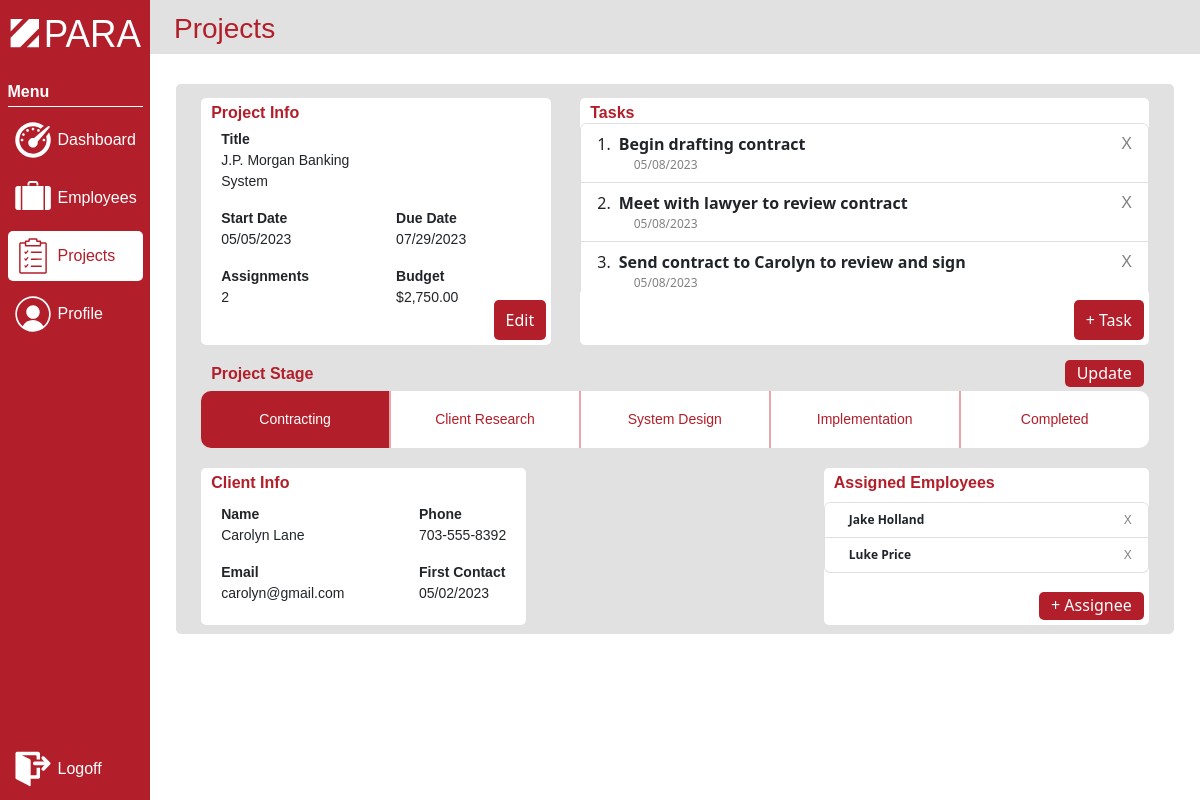
Page /projects/project-information/3 (signed in) on the committed database.
### models.py (models this page shows, shortened)
class Project(db.Model):
    __tablename__ = "project"
    project_id = db.Column(db.Integer, primary_key=True)
    manager_id = db.Column(db.Integer, db.ForeignKey('manager.manager_id'), nullable=False)
    client_id = db.Column(db.Integer, db.ForeignKey('client.client_id'), nullable=False)
    start_date = db.Column(db.DateTime, nullable=False)
    description = db.Column(db.String(100), nullable=False)
    end_date = db.Column(db.DateTime, nullable=False)
    budget = db.Column(db.Float, nullable=False)
    tasks = db.relationship('Task', cascade="all, delete", backref='tasks')
    project_assignments = db.relationship('Assignment', cascade="all, delete", backref='project_assignments')
    stage_id = db.Column(db.Integer, db.ForeignKey('project_stage.stage_id'), nullable=False)

class Task(db.Model):
    __tablename__ = "task"
    task_id = db.Column(db.Integer, primary_key=True)
    project_id = db.Column(db.Integer, db.ForeignKey('project.project_id'), nullable=False)
    task_content = db.Column(db.String(150), nullable=False)
    task_date = db.Column(db.DateTime, nullable=False)

class ProjectStage(db.Model):
    __tablename__ = "project_stage"
    stage_id = db.Column(db.Integer, primary_key=True)
    project_stage = db.Column(db.String(50), nullable=False)
    ps_projects = db.relationship('Project', cascade="all, delete", backref='ps_projects')

class Client(db.Model):
    __tablename__ = "client"
    client_id = db.Column(db.Integer, primary_key=True)
    poc_first_name = db.Column(db.String(30), nullable=False)
    poc_last_name = db.Column(db.String(100), nullable=False)
    poc_area_code = db.Column(db.String(3), nullable=True)
    poc_phone = db.Column(db.String(7), nullable=True)
    email = db.Column(db.String(50), nullable=False)
    first_contact_date = db.Column(db.Date, nullable=True)
    client_projects = db.relationship('Project', cascade="all, delete", backref='client_projects')

class Consultant(UserMixin,db.Model):
    __tablename__ = "consultant"
    consultant_id = db.Column(db.Integer, primary_key=True)
    first_name = db.Column(db.String(30), nullable=False)
    last_name = db.Column(db.String(100), nullable=False)
    area_code = db.Column(db.String(3), nullable=True)
    phone = db.Column(db.String(7), nullable=True)
    email = db.Column(db.String(50), nullable=False)
    password = db.Column(db.String(50), nullable=False)
    image = db.Column(db.String(100), nullable=True)
    consultant_assignments = db.relationship('Assignment', cascade="all, delete", backref='consultant_assignments')
    def get_id(self):
        return(self.consultant_id)

### app.py (the view, shortened to what this page needs)
@app.route('/projects/project-information/<int:project_id>', methods=['GET', 'POST'])
@login_required
def project_information(project_id):
    if session['perm'] != 'project manager':
        if session['perm'] == 'consultant':
            c_assignments = [assignment.project_id for assignment in Assignment.query.filter_by(consultant_id=current_user.consultant_id).all()]
        else:
            c_assignments = [project.project_id for project in Project.query.filter_by(manager_id=current_user.manager_id).all()]
        if project_id not in c_assignments:
            return redirect(url_for('error'))
    project_stages = ProjectStage.query.order_by(ProjectStage.stage_id).all()
    project = Project.query.filter_by(project_id=project_id).first()
    tasks = Task.query.filter_by(project_id=project_id).all()
    client = Client.query.outerjoin(Project, Project.client_id == Client.client_id)\
        .add_entity(Project).filter_by(project_id=project_id).first()[0]
    consultants = Consultant.query.outerjoin(Assignment, Assignment.consultant_id == Consultant.consultant_id)\
        .filter_by(project_id=project_id).all()
    all_consultants = Consultant.query.all()
    unassigned_consultants = [i for i in all_consultants if i not in consultants]
    if session['perm'] == 'consultant':
        assignments = Assignment.query.filter_by(project_id=project_id, consultant_id=current_user.consultant_id).first()  # hardcoded but needs to be current_user
    else:
        assignments = Assignment.query.filter_by(project_id=project_id).all()
    return render_template('project-information.html', stages=project_stages, project=project,
                           assignments=assignments, tasks=tasks, client=client, consultants=consultants,
                           unassigned_consultants=unassigned_consultants)

### app.py (called while the page is built)
@login_manager.user_loader
def load_user(user_id):
    if session['perm'] == 'consultant':
        return Consultant.query.get(int(user_id))
    elif session['perm'] in ['manager', 'project manager']:
        return Manager.query.get(int(user_id))
    else:
        return None

### templates/project-information.html (shortened to what this page needs)
{% extends 'base.html' %}
{% block styles %}
    <link href="/static/styles/sidebar-styles.css" rel="stylesheet">
    <link href="/static/styles/project-information-styles.css" rel="stylesheet">
{% endblock %}
{% block page_header %}Projects{% endblock %}
{% block page_content %}
<div class="project-background">
    <div class="top-section">
        <div class="project-info">
            <p class="section-title">Project Info</p>
            <div class="project-info-text">
                <div class="project-info-section-1">
                    <p class="project-title">Title</p>
                    <p class="project-text">{{ project['description'] }}</p>
                    <p class="project-title">Start Date</p>
                    <p class="project-text">{{ project['start_date'].strftime('%m/%d/%Y') }}</p>
                    {% if session['perm'] == 'consultant' %}
                        <p class="project-title">Date Assigned</p>
                        <p class="project-text">{{ assignments['date'].strftime('%m/%d/%Y') }}</p>
                    {% else %}
                        <p class="project-title">Assignments</p>
                        <p class="project-text">{{ assignments|length }}</p>
                    {% endif %}
                </div>
                <div class="project-info-section-2">
                    <p class="project-title">Due Date</p>
                    <p class="project-text">{{ project['end_date'].strftime('%m/%d/%Y') }}</p>
                    <p class="project-title">Budget</p>
                    <p class="project-text">{{  "${:,.2f}".format(project['budget']) }}</p>
                </div>
            </div>
            {% if session['perm'] == 'manager' %}
                <button class="add-task-button"  data-bs-toggle="modal" data-bs-target="#editProjectModal">Edit</button>
            {% endif %}
        </div>
        <div class="task-manager">
            <p class="section-title">Tasks</p>
            <ol class="list-group list-group-numbered task-list">
                {% for task in tasks %}
                <li class="list-group-item d-flex justify-content-between align-items-start">
                    <div class="ms-2 me-auto">
                        <div class="fw-bold">{{ task['task_content'] }}</div>
                        <div class="task-date">{{ task['task_date'].strftime('%m/%d/%Y') }}</div>
                    </div>
                    {% if session['perm'] in ['consultant', 'manager'] %}
                        <a class="exit-button" href="{{ url_for('delete_task', task_id=task['task_id'], project_id=project['project_id'], page=2) }}">X</a>
                    {% endif %}
                </li>
                {% endfor %}
            </ol>
            {% if session['perm'] in ['consultant', 'manager'] %}
                <button class="add-task-button" data-bs-toggle="modal" data-bs-target="#addTaskModal">+ Task</button>
            {% endif %}
        </div>
    </div>
    <div class="middle-section">
        <p class="section-title">Project Stage</p>
        <form action="{{ url_for('project_information', project_id=project['project_id']) }}" method="post">
            {% if session['perm'] in ['consultant', 'manager'] %}
                <button class="update-project-button" type="submit">Update</button>
            {% endif %}
            <div class="project-stage-group">
                {% for each_stage in stages %}
                    <label class="stage-label" for="myRadio{{ each_stage['stage_id'] }}">{{ each_stage['project_stage'] }}</label>
                {% endfor %}
            </div>
        </form>
    </div>
    <div class="bottom-section">
        <div class="client-info">
            <p class="section-title">Client Info</p>
            <div class="client-info-text">
                <div>
                    <p class="client-title">Name</p>
                    <p class="client-text">{{ client['poc_first_name'] }} {{ client['poc_last_name'] }}</p>
                    <p class="client-title">Email</p>
                    <p class="client-text">{{ client['email'] }}</p>
                </div>
                <div>
                    <p class="client-title">Phone</p>
                    <p class="client-text">{{ client['poc_area_code'] + '-' + client['poc_phone'][:3] + '-' + client['poc_phone'][3:] if client['poc_phone'] else 'None'}}</p>
                    <p class="client-title">First Contact</p>
                    <p class="client-text">{{ client['first_contact_date'].strftime('%m/%d/%Y') }}</p>
                </div>
            </div>
        </div>
        {% if session['perm'] == 'consultant' %}
            <div class="hours-info">
                <p class="section-title">Hours</p>
                <img class="clock-icon" src="/static/images/icons/clock-red.svg" alt="Clock icon">
                <div class="hours-info-text">
                    <div>
                        <p class="hours-title">Hours Worked</p>
                        <p class="hours-text">{{ assignments['hours_worked'] }} Hrs</p>
                    </div>
                <a class="edit-icon" href="#" data-bs-toggle="modal" data-bs-target="#hoursModal"><img src="/static/images/icons/edit-gray.svg" alt="Edit icon"></a>
            </div>
        {% elif session['perm'] in ['manager','project manager'] %}
            <div class="assignee-info">
                <p class="section-title">Assigned Employees</p>
                <ol class="list-group assignee-list">
                    {% for consultant in consultants %}
                    <li class="list-group-item d-flex justify-content-between align-items-start">
                        <div class="ms-2 me-auto">
                            <div class="fw-bold assignee-name">{{ consultant['first_name'] }} {{ consultant['last_name'] }}</div>
                        </div>
                        {% if session['perm'] == 'manager' %}
                            <a class="remove-employee-button" href="{{ url_for('delete_assignment', project_id=project['project_id'], consultant_id=consultant['consultant_id']) }}">X</a>
                        {% endif %}
                    </li>
                    {% endfor %}
                </ol>
                {% if session['perm'] == 'manager' %}
                    <button class="add-assignee-button" data-bs-toggle="modal" data-bs-target="#addAssigneeModal">+ Assignee</button>
                {% endif %}
            </div>
        {% endif %}
    </div>
</div>
{% endblock %}

### static/styles/project-information-styles.css (style rules this page uses)
p { font-family: Arial; }
.project-background { margin: auto; margin-top: 30px; width: 95%; height: 550px; background-color: #e1e1e1; border-radius: 5px; z-index: 1; display: flex; flex-direction: column; justify-content: center; align-items: center; }
.top-section { width: 95%; height: 275px; z-index: 2; display: flex; justify-content: space-between; align-items: center; }
.section-title { font-size: 16px; font-family: Arial; font-weight: bold; color: #b21e2a; margin: 0px; position: absolute; top: 3px; left: 10px; }
.project-info { width: 37%; height: 90%; background-color: white; display: flex; align-items: center; justify-content: space-between; border-radius: 5px; z-index: 3; max-width: 350px; position: relative; padding-top: 10px; }
.project-info-text { width: 70%; display: flex; align-items: end; justify-content: space-between; margin-left: 20px; }
.project-title, .client-title, .hours-title, .emp-text { font-weight: bolder; font-size: 14px; margin: 0px; }
.project-text, .client-text, .hours-text { font-size: 14px; }
.task-manager { width: 60%; height: 90%; background-color: white; display: flex; flex-direction: column; align-items: center; justify-content: space-between; border-radius: 5px; z-index: 3; position: relative; }
.list-group { width: 100%; overflow-y: scroll; }
.task-list { height: 70%; margin-top: 25px; }
.task-date { color: gray; font-size: 12px; margin-left: 15px; }
.exit-button, .remove-employee-button { font-family: Arial; color: gray; border: none; background: none; text-decoration: none; transition: opacity 0.15s; }
.add-task-button { background-color: #b21e2a; color: white; border: none; padding: 8px 12px 8px 12px; border-radius: 5px; cursor: pointer; transition: opacity 0.15s; bottom: 5px; right: 5px; position: absolute; }
.middle-section { width: 95%; height: 100px; z-index: 2; display: flex; flex-direction: column; justify-content: center; position: relative; }
.project-stage-group { display: flex; justify-content: space-between; overflow: hidden; border-radius: 10px; width: 100%; margin-top: 20px; }
.stage-label { text-align: center; padding-top: 18px; padding-bottom: 18px; font-size: 14px; font-family: Arial; background-color: white; color: #b21e2a; cursor: pointer; transition: background 0.1s; width: 100%; }
.stage-label:not(:last-of-type) { border-right: 2px solid #eaa6aa; }
.stage-input:checked + .stage-label { background: #b21e2a; color: white; }
.bottom-section { width: 95%; height: 175px; z-index: 2; display: flex; justify-content: space-between; align-items: center; }
.client-info, .hours-info, .assignee-info { width: 37%; height: 90%; background-color: white; display: flex; align-items: center; justify-content: space-between; border-radius: 5px; z-index: 3; max-width: 325px; position: relative; padding-top: 10px; }
.client-info-text, .hours-info-text { width: 95%; display: flex; align-items: center; justify-content: space-between; margin: 20px 20px 0px 20px ; }
.add-assignee-button, .update-project-button { background-color: #b21e2a; color: white; border: none; border-radius: 5px; cursor: pointer; transition: opacity 0.15s; position: absolute; }
.add-assignee-button { bottom: 5px; right: 5px; padding: 1px 12px 3px 12px; }
.update-project-button { right: 5px; top: 1px; padding: 1px 12px 2px 12px; }
.remove-employee-button, .assignee-name { font-size: 12px; padding: 0px; }
.assignee-list { height: 60%; margin-top: -10px; }

### rows in the picture
Project: description "J.P. Morgan Banking System", start_date "05/05/2023", end_date "07/29/2023", budget "$2,750.00"
Task: task_content "Begin drafting contract", task_date "05/08/2023"
Task: task_content "Meet with lawyer to review contract", task_date "05/08/2023"
Task: task_content "Send contract to Carolyn to review and sign", task_date "05/08/2023"
ProjectStage: project_stage "Contracting"
ProjectStage: project_stage "Client Research"
ProjectStage: project_stage "System Design"
ProjectStage: project_stage "Implementation"
ProjectStage: project_stage "Completed"
Client: poc_first_name "Carolyn", poc_last_name "Lane", email "carolyn@gmail.com", poc_phone+poc_area_code "703-555-8392", first_contact_date "05/02/2023"
Consultant: first_name "Jake", last_name "Holland"
Consultant: first_name "Luke", last_name "Price"

### other values in the picture
{{ assignments|length }} "2"
